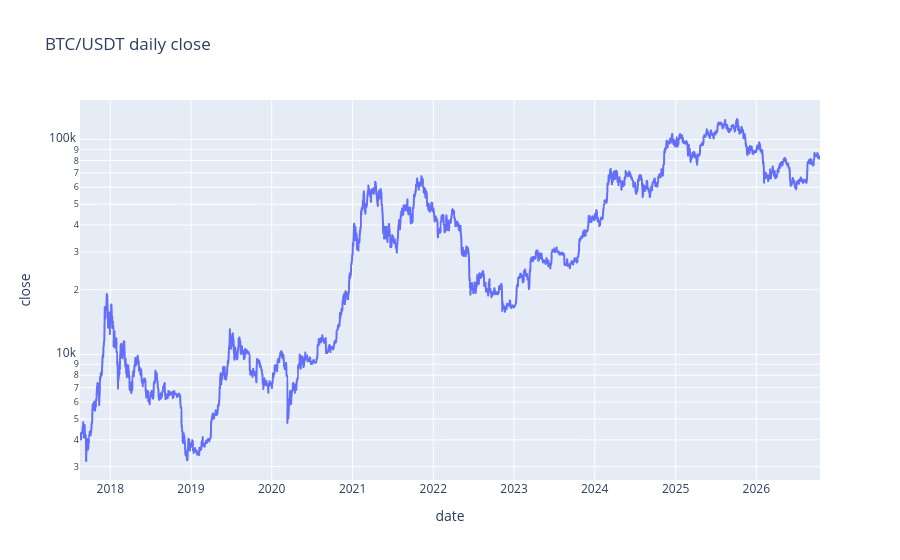

Notebook code for this chart:
### Code cell
## Step 6 — Visualize
import plotly.express as px

fig = px.line(df, y="close", title="BTC/USDT daily close")
fig.update_yaxes(type="log")
fig.show()

### Figure 1 — Plotly figure (JSON) as saved in the notebook; plotly's stock layout.template omitted (floating-point values rounded to 4 significant figures; data arrays with more than 128 entries replaced by an {"elided": "..."} marker saying what was removed)
{"data": [{"hovertemplate": "date=%{x}<br>close=%{y}<extra></extra>", "legendgroup": "", "line": {"color": "#636efa", "dash": "solid"}, "marker": {"symbol": "circle"}, "mode": "lines", "name": "", "showlegend": false, "type": "scattergl", "x": {"elided": "3348 str values"}, "xaxis": "x", "y": {"elided": "3348 float values"}, "yaxis": "y"}], "layout": {"legend": {"tracegroupgap": 0}, "title": {"text": "BTC/USDT daily close"}, "xaxis": {"anchor": "y", "domain": [0, 1], "title": {"text": "date"}}, "yaxis": {"anchor": "x", "domain": [0, 1], "title": {"text": "close"}, "type": "log"}}}
